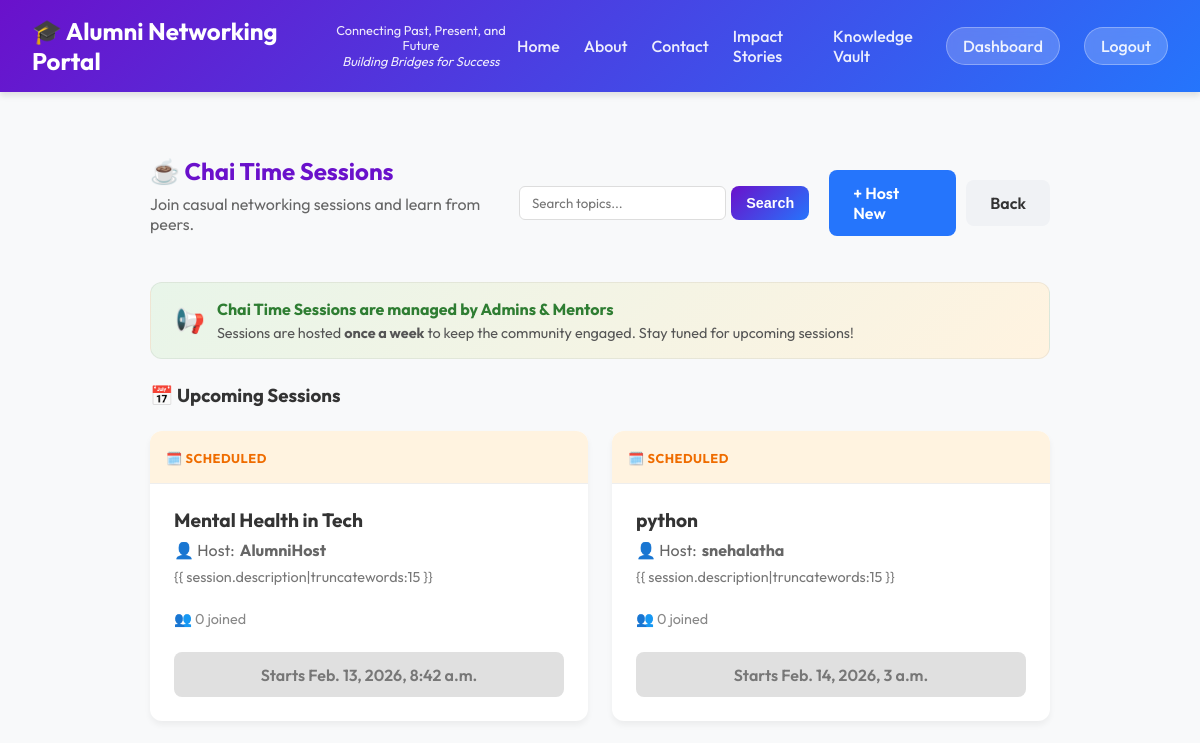
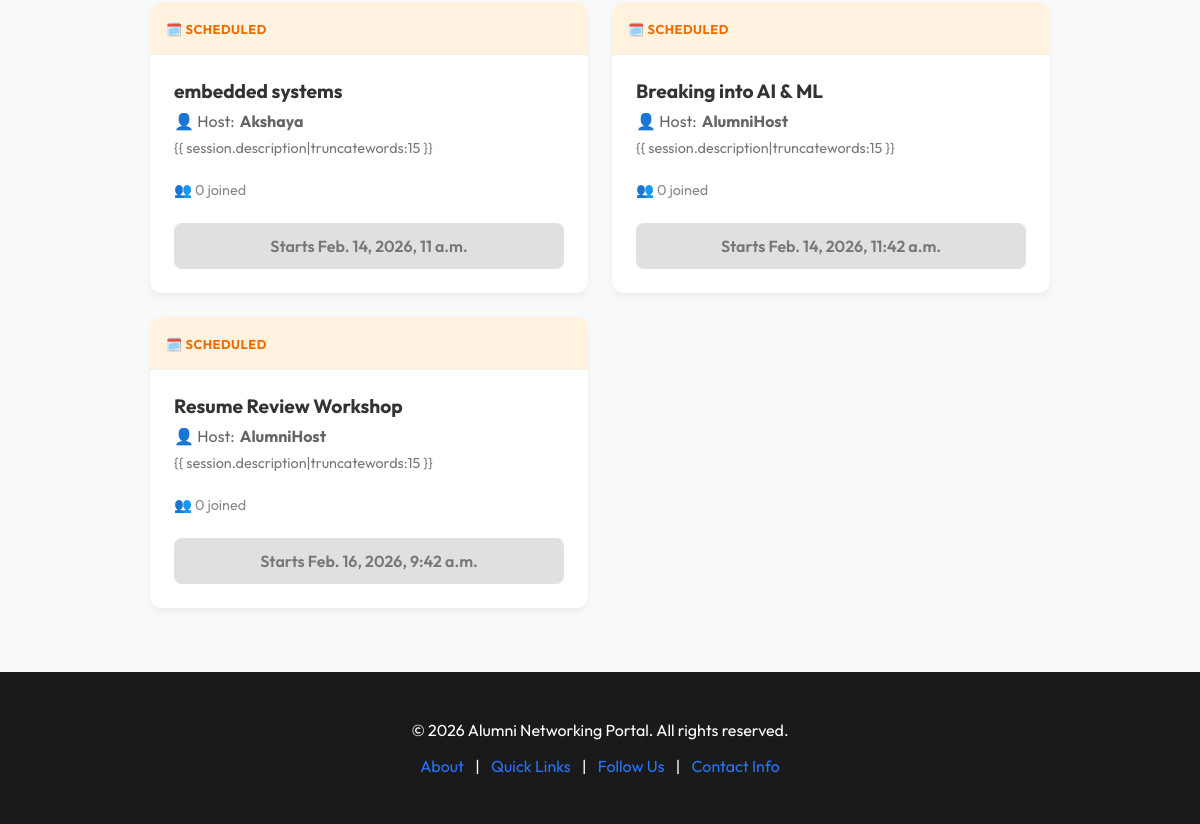
Page /tea_time/ (signed in) on the earlier database version (2 pictures, top to bottom).
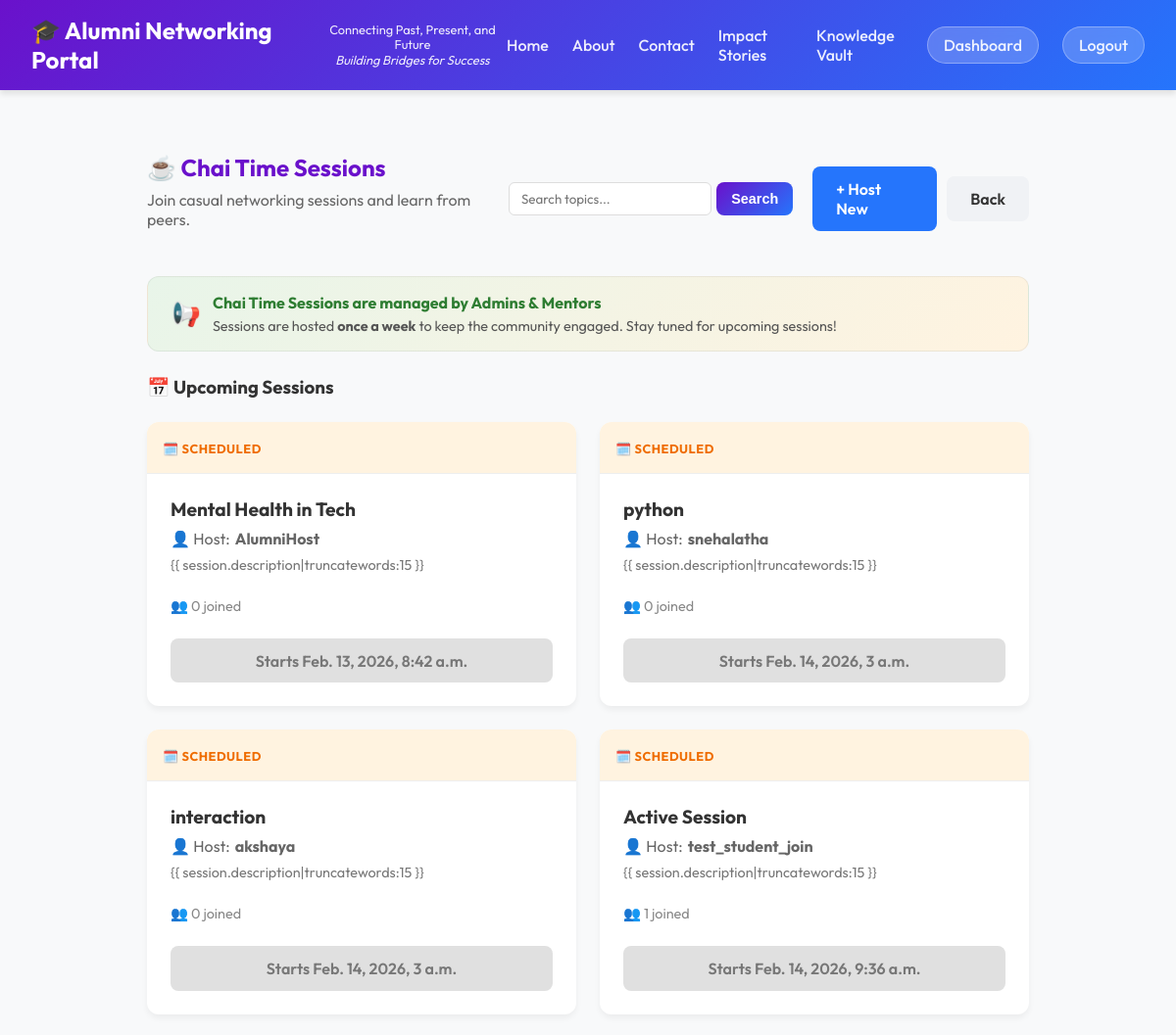
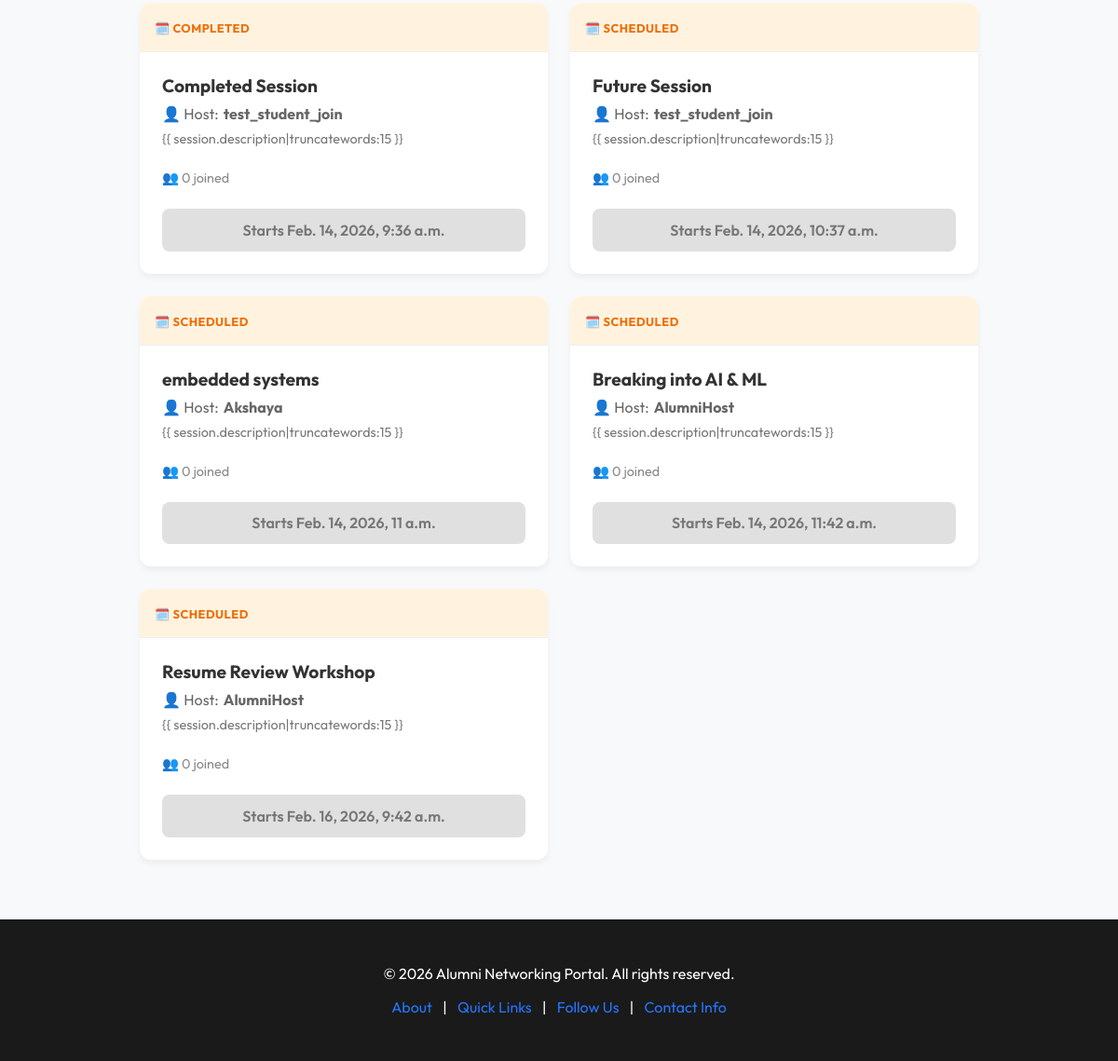
Same page on the later database version (2 pictures, top to bottom).
### network/models.py (models this page shows, shortened)
class TeaTimeSession(models.Model):
    STATUS_CHOICES = (
        ('scheduled', 'Scheduled'),
        ('live', 'Live Now'),
        ('completed', 'Completed'),
    )
    host = models.ForeignKey(User, related_name='hosted_sessions', on_delete=models.CASCADE)
    topic = models.CharField(max_length=200)
    description = models.TextField(blank=True)
    date_time = models.DateTimeField()
    meeting_link = models.URLField(blank=True, help_text="Link to join the meeting (internal or external)")
    status = models.CharField(max_length=20, choices=STATUS_CHOICES, default='scheduled')
    participants = models.ManyToManyField(User, related_name='joined_sessions', blank=True)
    created_at = models.DateTimeField(auto_now_add=True)

### network/views.py (the view)
# urls.py: path('tea_time/', views.tea_time, name='tea_time'),
@login_required
def tea_time(request):
    sessions = TeaTimeSession.objects.all().order_by('date_time')
    query = request.GET.get('q')
    if query:
        sessions = sessions.filter(
            Q(topic__icontains=query) |
            Q(description__icontains=query)
        )
    return render(request, 'tea_time.html', {'sessions': sessions, 'query': query})

### templates/tea_time.html (shortened to what this page needs)
{% extends 'base.html' %}
{% block content %}
<div class="container" style="max-width: 900px; margin: 2rem auto; padding: 2rem;">
    <div style="display: flex; justify-content: space-between; align-items: center; margin-bottom: 2rem;">
        <div>
            <h2 style="color: var(--primary-color); margin: 0; display: flex; align-items: center; gap: 10px;">
                ☕ Chai Time Sessions
            </h2>
            <p style="color: #666; margin-top: 0.5rem;">Join casual networking sessions and learn from peers.</p>
        </div>
        <div style="display: flex; gap: 10px; align-items: center;">
            <form method="GET" style="display: flex; gap: 5px; margin-right: 10px;">
                <input type="text" name="q" value="{{ query|default:'' }}" placeholder="Search topics..."
                    style="padding: 8px 12px; border: 1px solid #ddd; border-radius: 6px; outline: none;">
                <button type="submit" class="btn" style="padding: 8px 15px; font-size: 0.9rem;">Search</button>
            </form>
            {% if user.profile.user_type == 'admin' or user.profile.user_type == 'mentor' or user.is_superuser %}
            <a href="{% url 'create_tea_session' %}" class="btn"
                style="background: var(--secondary-color); color: white;">+ Host New</a>
            {% endif %}
            <a href="{% url 'dashboard' %}" class="btn" style="background: #f0f2f5; color: #333;">Back</a>
        </div>
    </div>
    <div
        style="background: linear-gradient(135deg, #e8f5e9, #fff3e0); padding: 1rem 1.5rem; border-radius: 12px; margin-bottom: 1.5rem; display: flex; align-items: center; gap: 12px; border: 1px solid rgba(0,0,0,0.06);">
        <span style="font-size: 1.5rem;">📢</span>
        <div>
            <strong style="color: #2e7d32;">Chai Time Sessions are managed by Admins & Mentors</strong>
            <p style="margin: 0.3rem 0 0; color: #555; font-size: 0.9rem;">Sessions are hosted <strong>once a
                    week</strong> to keep the community engaged. Stay tuned for upcoming sessions!</p>
        </div>
    </div>
    <h3 style="margin-bottom: 1.5rem; color: #333;">📅 Upcoming Sessions</h3>
    <div class="sessions-grid"
        style="display: grid; grid-template-columns: repeat(auto-fill, minmax(300px, 1fr)); gap: 1.5rem;">
        {% for session in sessions %}
        <div class="session-card">
            <div class="session-header {% if session.status == 'live' %}live{% else %}scheduled{% endif %}">
                <span class="status-badge {% if session.status == 'live' %}live{% else %}scheduled{% endif %}">
                    {% if session.status == 'live' %}
                    🔴 Live Now
                    {% else %}
                    🗓️ {{ session.get_status_display }}
                    {% endif %}
                </span>
            </div>
            <div style="padding: 1.5rem;">
                <h3 style="margin: 0 0 0.5rem; font-size: 1.2rem;">{{ session.topic }}</h3>
                <p style="margin: 0; color: #666; display: flex; align-items: center; gap: 5px;">
                    👤 Host: <strong>{{ session.host.username }}</strong>
                </p>
                <p style="font-size: 0.9rem; color: #777; margin-top: 0.5rem;">{{ session.description|truncatewords:15
                    }}</p>
                <div style="margin-top: 1.5rem; display: flex; justify-content: space-between; align-items: center;">
                    <div style="font-size: 0.9rem; color: #888;">
                        👥 {{ session.participants.count }} joined
                    </div>
                </div>
                <a href="{% url 'join_meeting' session.id %}"
                    class="btn join-session-btn {% if session.status == 'live' %}live{% else %}scheduled{% endif %}">
                    {% if session.status == 'live' %}
                    Join Session
                    {% else %}
                    Starts {{ session.date_time }}
                    {% endif %}
                </a>
            </div>
        </div>
        {% empty %}
        <div class="no-sessions">
            No sessions scheduled. Be the first to host one!
        </div>
        {% endfor %}
    </div>
</div>
{% endblock %}

### templates/base.html (shortened to what this page needs)
<!DOCTYPE html>
<html lang="en">
<head>
</head>
<body>
    <nav>
        <a href="{% url 'home' %}" class="nav-brand">🎓 Alumni Networking Portal</a>
        <div class="nav-mission-text">
            Connecting Past, Present, and Future<br>
            <i>Building Bridges for Success</i>
        </div>
        <div class="nav-links">
            <a href="{% url 'home' %}"
                class="{% if request.resolver_match.url_name == 'home' %}active{% endif %}">Home</a>
            <a href="{% url 'about' %}"
                class="{% if request.resolver_match.url_name == 'about' %}active{% endif %}">About</a>
            <a href="{% url 'contact' %}"
                class="{% if request.resolver_match.url_name == 'contact' %}active{% endif %}">Contact</a>
            <a href="{% url 'impact_stories' %}"
                class="{% if request.resolver_match.url_name == 'impact_stories' %}active{% endif %}">Impact Stories</a>
            <a href="{% url 'knowledge_vault' %}"
                class="{% if request.resolver_match.url_name == 'knowledge_vault' %}active{% endif %}">Knowledge
                Vault</a>
            {% if user.is_authenticated %}
            <a href="{% url 'dashboard' %}"
                class="btn-nav {% if request.resolver_match.url_name == 'dashboard' %}active{% endif %}">Dashboard</a>
            <a href="{% url 'logout' %}" class="btn-nav">Logout</a>
            {% else %}
            <a href="{% url 'register' %}"
                class="btn-nav {% if request.resolver_match.url_name == 'register' %}active{% endif %}">Register</a>
            <a href="{% url 'login' %}"
                class="btn-nav {% if request.resolver_match.url_name == 'login' %}active{% endif %}">Login</a>
            {% endif %}
        </div>
    </nav>
    <div class="content">
        {% block content %}
        {% endblock %}
    </div>
    <footer>
        <p>&copy; 2026 Alumni Networking Portal. All rights reserved.</p>
        <p>
            <a href="#">About</a> |
            <a href="#">Quick Links</a> |
            <a href="#">Follow Us</a> |
            <a href="#">Contact Info</a>
        </p>
    </footer>
</body>
</html>

### templates/base.html (style rules this page uses)
:root { --primary-color: #6a11cb; --secondary-color: #2575fc; --accent-color: #ff9a9e; --text-color: #333; --bg-color: #f8f9fa; --glass-bg: rgba(255, 255, 255, 0.85); --glass-border: rgba(255, 255, 255, 0.3); }
body { font-family: 'Outfit', sans-serif; margin: 0; padding: 0; background-color: var(--bg-color); color: var(--text-color); display: flex; flex-direction: column; min-height: 100vh; }
nav { background: linear-gradient(135deg, var(--primary-color), var(--secondary-color)); padding: 1rem 2rem; display: flex; justify-content: space-between; align-items: center; box-shadow: 0 4px 6px rgba(0, 0, 0, 0.1); position: sticky; top: 0; z-index: 1000; }
.nav-brand { font-size: 1.5rem; font-weight: 700; color: white; text-decoration: none; }
.nav-links { display: flex; gap: 1.5rem; align-items: center; }
.nav-links a { color: rgba(255, 255, 255, 0.9); text-decoration: none; font-weight: 500; transition: color 0.3s, transform 0.2s; }
.btn-nav { background: rgba(255, 255, 255, 0.2); padding: 0.5rem 1rem; border-radius: 20px; border: 1px solid rgba(255, 255, 255, 0.3); backdrop-filter: blur(5px); }
.nav-mission-text { color: rgba(255, 255, 255, 0.9); font-size: 0.8rem; max-width: 400px; text-align: center; line-height: 1.2; display: none; }
@media (min-width: 1100px) { .nav-mission-text { display: block; } }
.content { flex: 1; }
footer { background: #1a1a1a; color: white; padding: 2rem; text-align: center; margin-top: auto; }
footer a { color: var(--secondary-color); text-decoration: none; margin: 0 0.5rem; }
.container { max-width: 1200px; margin: 0 auto; padding: 2rem; }
.btn { background: linear-gradient(135deg, var(--primary-color), var(--secondary-color)); color: white; padding: 0.8rem 1.5rem; border: none; border-radius: 8px; cursor: pointer; font-weight: 600; transition: transform 0.2s, box-shadow 0.2s; text-decoration: none; display: inline-block; }
input, select, textarea { width: 100%; padding: 0.8rem; border: 1px solid #ddd; border-radius: 6px; box-sizing: border-box; font-family: inherit; }

### templates/tea_time.html (style rules this page uses)
.session-card { background: white; border-radius: 12px; overflow: hidden; box-shadow: 0 4px 6px rgba(0, 0, 0, 0.05); transition: transform 0.2s; }
.session-header { padding: 1rem; border-bottom: 1px solid #eee; }
.session-header.scheduled { background-color: #fff3e0; }
.status-badge { font-size: 0.8rem; font-weight: bold; text-transform: uppercase; letter-spacing: 0.5px; }
.status-badge.scheduled { color: #ef6c00; }
.join-session-btn { display: block; text-align: center; margin-top: 1.5rem; transition: all 0.3s ease; }
.join-session-btn.scheduled { background: #e0e0e0; color: #777; pointer-events: none; }

Differences in the rows shown:
added TeaTimeSession: status "SCHEDULED", topic "interaction", host.username "akshaya", participants.count "0", date_time "Feb. 14, 2026, 3 a.m."
added TeaTimeSession: status "SCHEDULED", topic "Active Session", host.username "test_student_join", participants.count "1", date_time "Feb. 14, 2026, 9:36 a.m."
added TeaTimeSession: status "COMPLETED", topic "Completed Session", host.username "test_student_join", participants.count "0", date_time "Feb. 14, 2026, 9:36 a.m."
added TeaTimeSession: status "SCHEDULED", topic "Future Session", host.username "test_student_join", participants.count "0", date_time "Feb. 14, 2026, 10:37 a.m."
